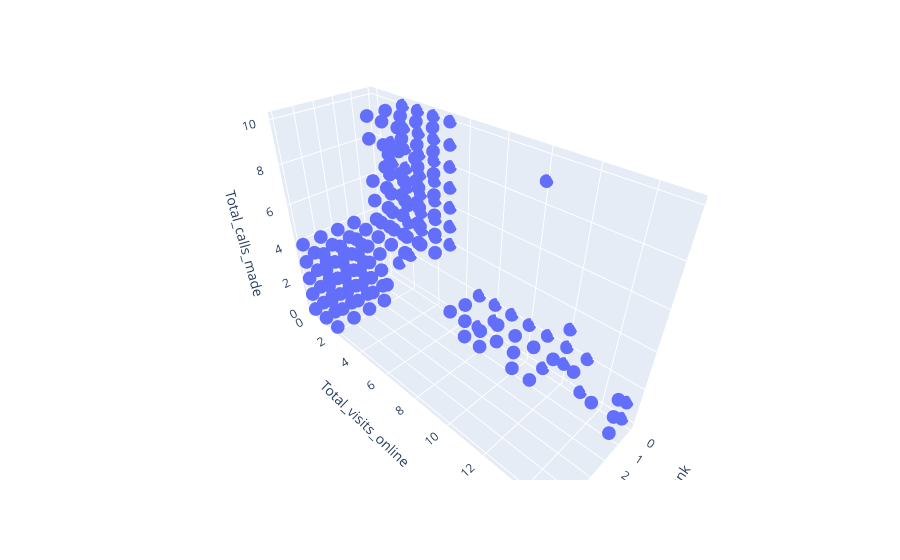

Notebook cell for this chart:
### Code cell
fig =px.scatter_3d(df, x='Total_visits_bank', y='Total_visits_online', z='Total_calls_made')
fig.show()

### Figure 1 — Plotly figure (JSON) as saved in the notebook; plotly's stock layout.template omitted (floating-point values rounded to 4 significant figures; data arrays with more than 128 entries replaced by an {"elided": "..."} marker saying what was removed)
{"data": [{"hovertemplate": "Total_visits_bank=%{x}<br>Total_visits_online=%{y}<br>Total_calls_made=%{z}<extra></extra>", "legendgroup": "", "marker": {"color": "#636efa", "symbol": "circle"}, "mode": "markers", "name": "", "scene": "scene", "showlegend": false, "type": "scatter3d", "x": {"elided": "660 int values"}, "y": {"elided": "660 int values"}, "z": {"elided": "660 int values"}}], "layout": {"legend": {"tracegroupgap": 0}, "margin": {"t": 60}, "scene": {"domain": {"x": [0, 1], "y": [0, 1]}, "xaxis": {"title": {"text": "Total_visits_bank"}}, "yaxis": {"title": {"text": "Total_visits_online"}}, "zaxis": {"title": {"text": "Total_calls_made"}}}}}
